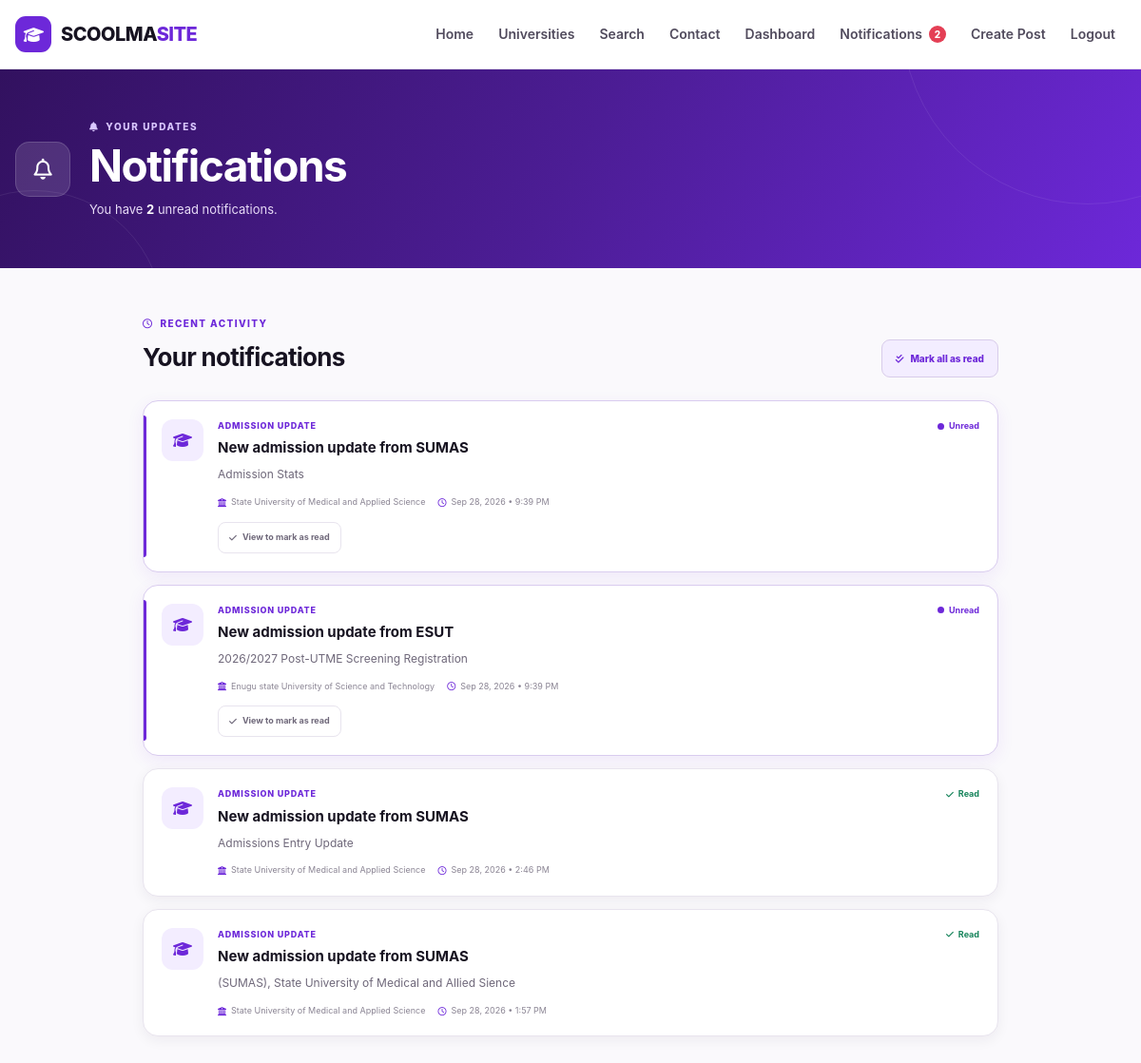
Before: /notifications/ (signed in) with the older database file.
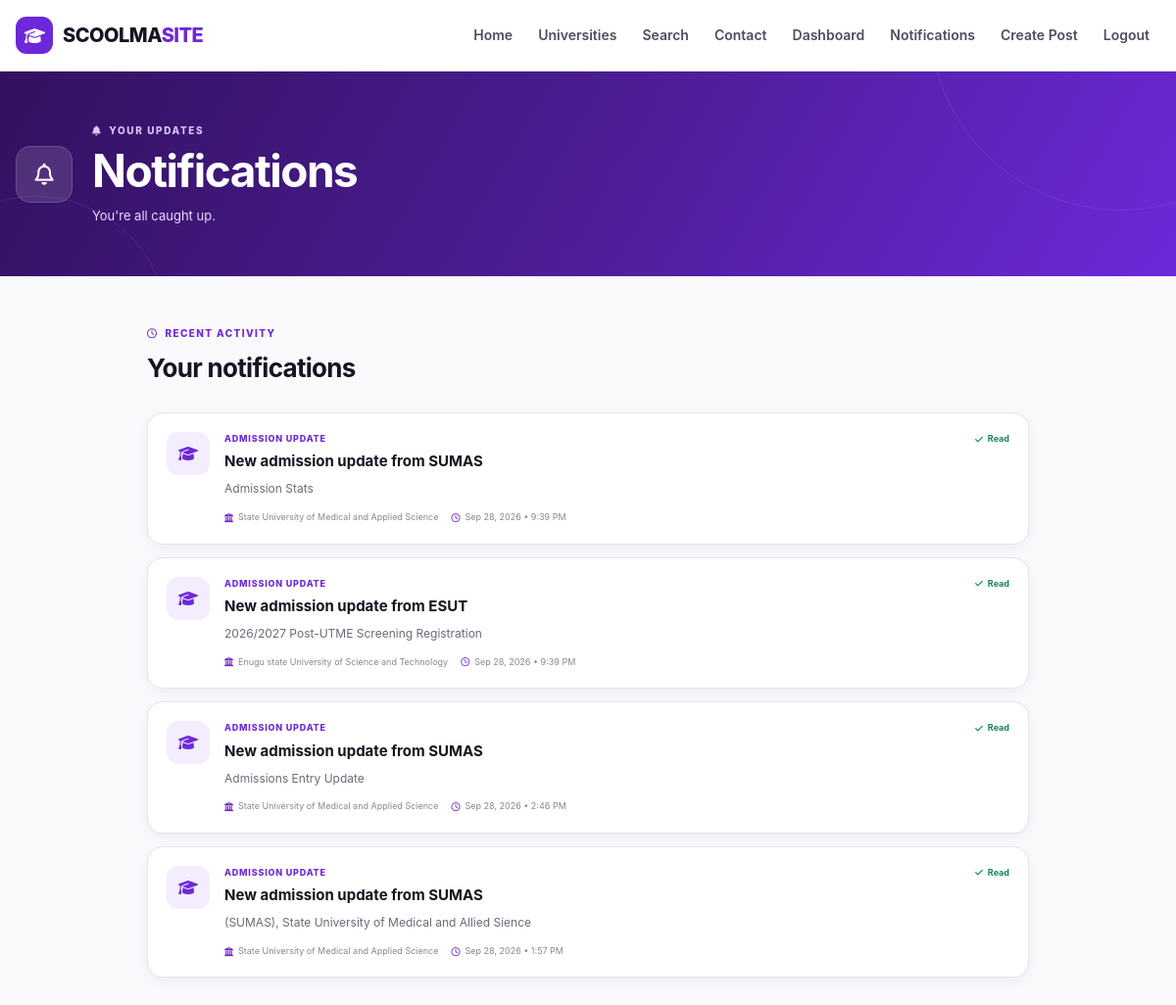
After: the same page with the newer database file.
### notifications/models.py (models this page shows, shortened)
class Notification(models.Model):
    NOTIFICATION_TYPES = [
        ("admission", "Admission Update"),
        ("post", "University Post"),
        ("system", "System Notification"),
    ]
    recipient = models.ForeignKey(
        User,
        on_delete=models.CASCADE,
        related_name="notifications"
    )
    university = models.ForeignKey(
        "uni.University",
        on_delete=models.CASCADE,
        null=True,
        blank=True,
        related_name="notifications"
    )
    admission_update = models.ForeignKey(
        "admissions.AdmissionUpdate",
        on_delete=models.CASCADE,
        null=True,
        blank=True,
        related_name="notifications"
    )
    notification_type = models.CharField(
        max_length=30,
        choices=NOTIFICATION_TYPES,
        default="system"
    )
    title = models.CharField(
        max_length=200
    )
    message = models.TextField()
    is_read = models.BooleanField(
        default=False
    )
    created_at = models.DateTimeField(
        auto_now_add=True
    )
    class Meta:
        ordering = ["-created_at"]
        constraints = [
            models.UniqueConstraint(
                fields=[
                    "recipient",
                    "admission_update"
                ],
                name="unique_admission_notification"
            )
        ]

### uni/models.py (models this page shows, shortened)
class University(models.Model):
    name = models.CharField(max_length=200)
    short_name = models.CharField(max_length=50, blank=True)
    country = models.CharField(max_length=100, default="Nigeria")
    state = models.CharField(max_length=100, blank=True)
    city = models.CharField(max_length=100, blank=True)
    description = models.TextField(blank=True)
    logo = models.ImageField(
        upload_to="universities/logos/",
        blank=True,
        null=True
    )
    cover_image = models.ImageField(
        upload_to="universities/covers/",
        blank=True,
        null=True
    )
    website = models.URLField(blank=True)
    is_verified = models.BooleanField(default=False)
    created_at = models.DateTimeField(auto_now_add=True)
    updated_at = models.DateTimeField(auto_now=True)
    slug = models.SlugField(max_length=200, unique=True, null=True)
    class Meta:
        ordering = ["name"]

### notifications/views.py (the view)
@login_required
def notification_list(request):
    notifications = Notification.objects.filter(
        recipient=request.user
    ).select_related(
        "university",
        "admission_update"
    )
    unread_count = notifications.filter(
        is_read=False
    ).count()
    return render(
        request,
        "notifications/list.html",
        {
            "notifications": notifications,
            "unread_count": unread_count,
        }
    )

### notifications/context_processors.py (called while the page is built)
def notification_count(request):
    if not request.user.is_authenticated:
        return {
            "unread_notification_count": 0
        }
    count = Notification.objects.filter(
        recipient=request.user,
        is_read=False
    ).count()
    return {
        "unread_notification_count": count
    }

### templates/notifications/list.html (shortened to what the changed rows need)
{% extends "base.html" %}
{% load static %}
{% block page_css %}
<link rel="stylesheet" href="{% static 'css/notification-list.css' %}">
{% endblock %}
{% block content %}
<main class="notifications-page">
<section class="notifications-header">
    <div class="notifications-header-inner">
        <div>
            <p class="notifications-eyebrow">
                <i class="fa-solid fa-bell"></i>
                YOUR UPDATES
            </p>
            <h1>
                Notifications
            </h1>
            {% if unread_count %}
                <p>
                    You have
                    <strong>{{ unread_count }}</strong>
                    unread notification{{ unread_count|pluralize }}.
                </p>
            {% else %}
                <p>
                    You're all caught up.
                </p>
            {% endif %}
        </div>
    </div>
</section>
<section class="notifications-content">
    <div class="notifications-toolbar">
        <div>
            <h2>
                Your notifications
            </h2>
        </div>
        {% if unread_count %}
            <form
                method="POST"
                action="{% url 'mark_all_notifications_read' %}"
            >
                <button
                    type="submit"
                    class="mark-all-button"
                >
                    <i class="fa-solid fa-check-double"></i>
                    Mark all as read
                </button>
            </form>
        {% endif %}
    </div>
    <div class="notifications-list">
        {% for notification in notifications %}
            <article
                class="notification-card {% if not notification.is_read %}notification-unread{% endif %}"
            >
                <div class="notification-icon">
                    {% if notification.notification_type == "admission" %}
                        <i class="fa-solid fa-graduation-cap"></i>
                    {% elif notification.notification_type == "post" %}
                        <i class="fa-solid fa-pen-to-square"></i>
                    {% else %}
                        <i class="fa-solid fa-bell"></i>
                    {% endif %}
                </div>
                <div class="notification-main">
                    <div class="notification-top">
                        <div>
                            <div class="notification-type">
                                {% if notification.notification_type == "admission" %}
                                    Admission Update
                                {% elif notification.notification_type == "post" %}
                                    University Post
                                {% else %}
                                    StudentMedia
                                {% endif %}
                            </div>
                            <h3>
                                {{ notification.title }}
                            </h3>
                        </div>
                        {% if not notification.is_read %}
                            <span class="unread-dot">
                                <span></span>
                                Unread
                            </span>
                        {% else %}
                            <span class="read-label">
                                <i class="fa-solid fa-check"></i>
                                Read
                            </span>
                        {% endif %}
                    </div>
                    <p class="notification-message">
                        {{ notification.message }}
                    </p>
                    <div class="notification-meta">
                        {% if notification.university %}
                            <span>
                                <i class="fa-solid fa-building-columns"></i>
                                {{ notification.university.name }}
                            </span>
                        {% endif %}
                        <span>
                            <i class="fa-regular fa-clock"></i>
                            {{ notification.created_at|date:"M d, Y • g:i A" }}
                        </span>
                    </div>
                    {% if not notification.is_read %}
                        <form
                            method="POST"
                            action="{% url 'mark_notification_read' notification.id %}"
                            class="notification-read-form"
                        >
                            <button
                                type="submit"
                                class="mark-read-button"
                            >
                                <i class="fa-solid fa-check"></i>
                                View to mark as read
                            </button>
                        </form>
                    {% endif %}
                </div>
            </article>
        {% endfor %}
    </div>
</section>
</main>
{% endblock %}

Changed rows visible on the page:
changed Notification "Admission Stats": is_read "Unread View to mark as read" → "Read"
changed Notification "New admission update from ESUT": is_read "Unread View to mark as read" → "Read"
Other visible differences:
{{ unread_notification_count }}: "2" → (not shown)
{{ unread_count }}: "2" → (not shown)
text no longer shown: "You have unread notification . Mark all as read"
text now shown: "You're all caught up."
